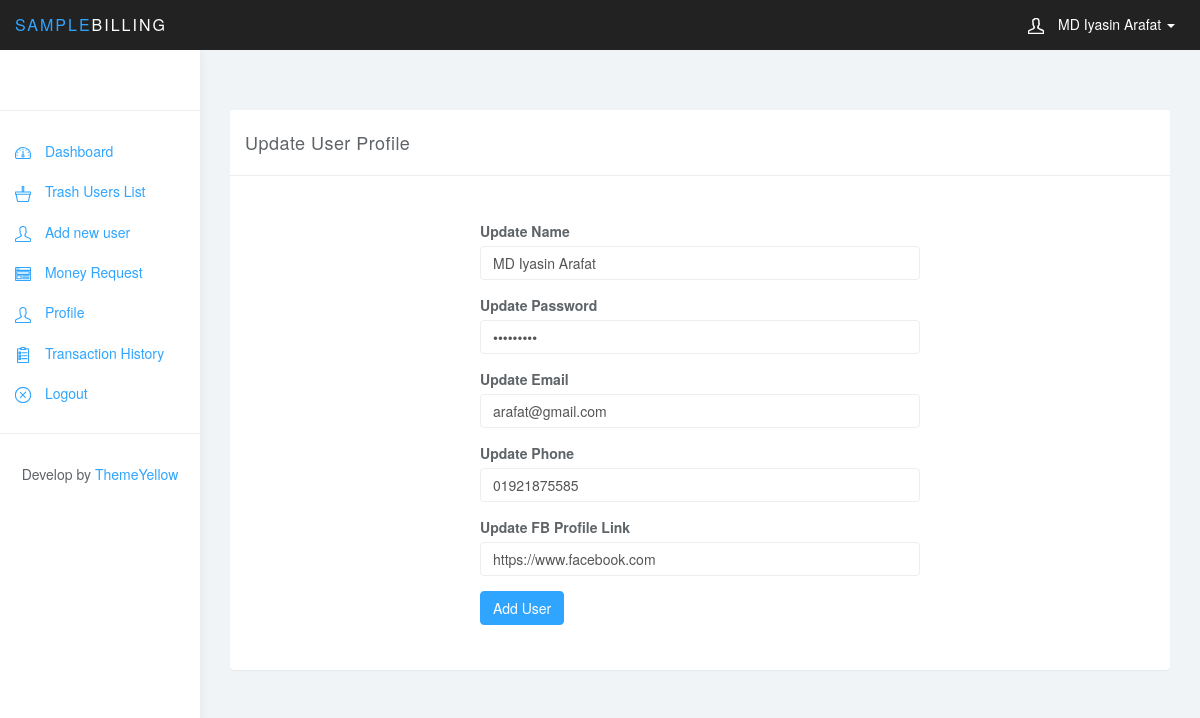
Page /views/edit.php?id=587537ab98cd9 (signed in) on the committed database.
### tables this page shows
CREATE TABLE `user_table` (
  `id` int(11) NOT NULL,
  `unique_id` varchar(255) NOT NULL,
  `name` varchar(255) NOT NULL,
  `password` varchar(255) NOT NULL,
  `email` varchar(255) NOT NULL,
  `phone` varchar(255) NOT NULL,
  `fb_profile_url` varchar(255) NOT NULL,
  `is_admin` int(11) NOT NULL,
  `is_delete` int(11) NOT NULL,
  `created` datetime NOT NULL,
  `modified` datetime NOT NULL,
  `restore` datetime NOT NULL,
  `deleted` datetime NOT NULL
);

### src/SampleBilling.php (called while the page is built, shortened)
<?php
class SampleBilling
{
    protected $id;
    public $con;
    public function __construct()
    {
        $this->con = new PDO('mysql:host=localhost;dbname=SampleBilling', "root", "");
    }
    public function prepare($data)
    {
        if (!empty($data['id'])) {
            $this->id = $data['id'];
        }
    }
    public function show()
    {
        try {
            $qur = "SELECT * FROM user_table WHERE unique_id=" . "'" . $this->id . "'";
            $query = $this->con->prepare($qur);
            $query->execute();
            $row = $query->fetch(PDO::FETCH_ASSOC);
            return $row;
        } catch (PDOException $e) {
            echo 'Error: ' . $e->getMessage();
        }
    }
}

### views/edit.php (the view, shortened to what this page needs)
<?
include_once "../src/SampleBilling.php";
$obj = new SampleBilling();
$obj->prepare($_GET);
$profilData = $obj->show();
include_once "header.php";
include_once "navbar.php";
include_once "sidebar.php";
?>
<div class="col-sm-9 col-sm-offset-3 col-lg-10 col-lg-offset-2 main">
    <div class="row mtb60">
        <div class="col-lg-12">
            <div class="panel panel-default">
                <div class="panel-heading">Update User Profile</div>
                <div class="panel-body">
                    <div class="row">
                        <div class="col-md-6 col-md-offset-3">
                            <form class="mtb30" role="form" action="update.php" method="post">
                                <div class="form-group">
                                    <label>Update Name</label>
                                    <input class="form-control" placeholder="Update Name" type="text" name="name" required value="<? echo $profilData['name'];?>">
                                </div>
                                <div class="form-group">
                                    <label>Update Password</label>
                                    <input class="form-control" placeholder="Update Password" type="password" name="password" required value="<? echo $profilData['password'];?>">
                                </div>
                                <div class="form-group">
                                    <label>Update Email</label>
                                    <input class="form-control" placeholder="Update Email" type="email" name="email" required  value="<? echo $profilData['email'];?>">
                                </div>
                                <div class="form-group">
                                    <label>Update Phone</label>
                                    <input class="form-control" placeholder="Update Phone" type="number" name="phone" required  value="<? echo $profilData['phone'];?>">
                                </div>
                                <div class="form-group">
                                    <label>Update FB Profile Link</label>
                                    <input class="form-control" placeholder="Update Facebook Profile Link" type="url" name="fb_profile_url" required value="<? echo $profilData['fb_profile_url'];?>">
                                </div>
                                <button type="submit" class="btn btn-primary">Add User</button>
                            </form>
                        </div>
                    </div>
                </div>
            </div>
        </div>
    </div>
</div>
<?
include_once "footer.php"
?>

### views/css/styles.css (style rules this page uses)
body { background: #f1f4f7; padding-top: 50px; color: #5f6468; }
.form-control { border: 1px solid #eee; box-shadow: none; }
.btn-primary, .btn-primary:hover, .btn-primary:focus, .btn-primary:active, .btn-primary.active, .open > .dropdown-toggle.btn-primary, .btn-primary.disabled, .btn-primary[disabled], fieldset[disabled] .btn-primary, .btn-primary.disabled:hover, .btn-primary[disabled]:hover, fieldset[disabled] .btn-primary:hover, .btn-primary.disabled:focus, .btn-primary[disabled]:focus, fieldset[disabled] .btn-primary:focus, .btn-primary.disabled:active, .btn-primary[disabled]:active, fieldset[disabled] .btn-primary:active, .btn-primary.disabled.active, .btn-primary[disabled].active, fieldset[disabled] .btn-primary.active { background-color: #30a5ff; border-color: #30a5ff; }
.panel { border: 0; }
.panel-heading { font-size: 18px; font-weight: 300; letter-spacing: 0.025em; height: 66px; line-height: 45px; }
.panel-default .panel-heading { background: #fff; border-bottom: 1px solid #eee; color: #5f6468; }

### views/css/custom.css (style rules this page uses)
.mtb60 { margin: 60px 0; }
.mtb30 { margin: 30px 0; }

### rows in the picture
user_table: name "MD Iyasin Arafat", email "arafat@gmail.com", phone "01921875585", fb_profile_url "https://www.facebook.com"

### other values in the picture
$_SESSION['acc_data']['name'] "MD Iyasin Arafat"
